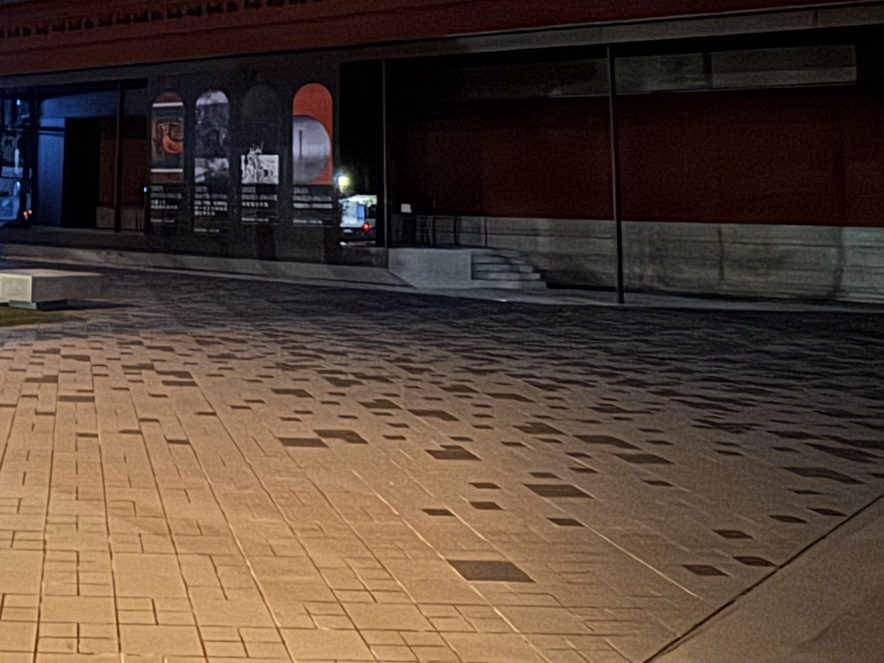
#> input picture images/1.jpg, 884 x 663 px, shrunk from 2000 x 1500 before the run; its folder holds 4 pictures in this run
$ python main1.py
#> lines starting #> are read from the running program, lines starting #| are printed output that depends on the picture
import cv2
import os

# 設定圖片資料夾路徑
imageFolder = "images"

# 取得資料夾中所有圖片
images = []
for file in os.listdir(imageFolder):
    if file.endswith((".jpg", ".png", ".jpeg")):
        imagePath = os.path.join(imageFolder, file)
        image = cv2.imread(imagePath)
#> image is the input picture: shape (663, 884, 3); mean B, G, R 53, 65.4, 82.5
        if image is None:
            print(f"無法讀取圖片：{file}")
        else:
            images.append(image)

# 確保有足夠的圖片可以進行拼接
if len(images) < 2:
    print("請至少提供兩張圖片以進行拼接。")
    exit()

# 建立影像拼接器
stitcher = cv2.Stitcher_create()

# 執行影像拼接
status, stitched = stitcher.stitch(images)
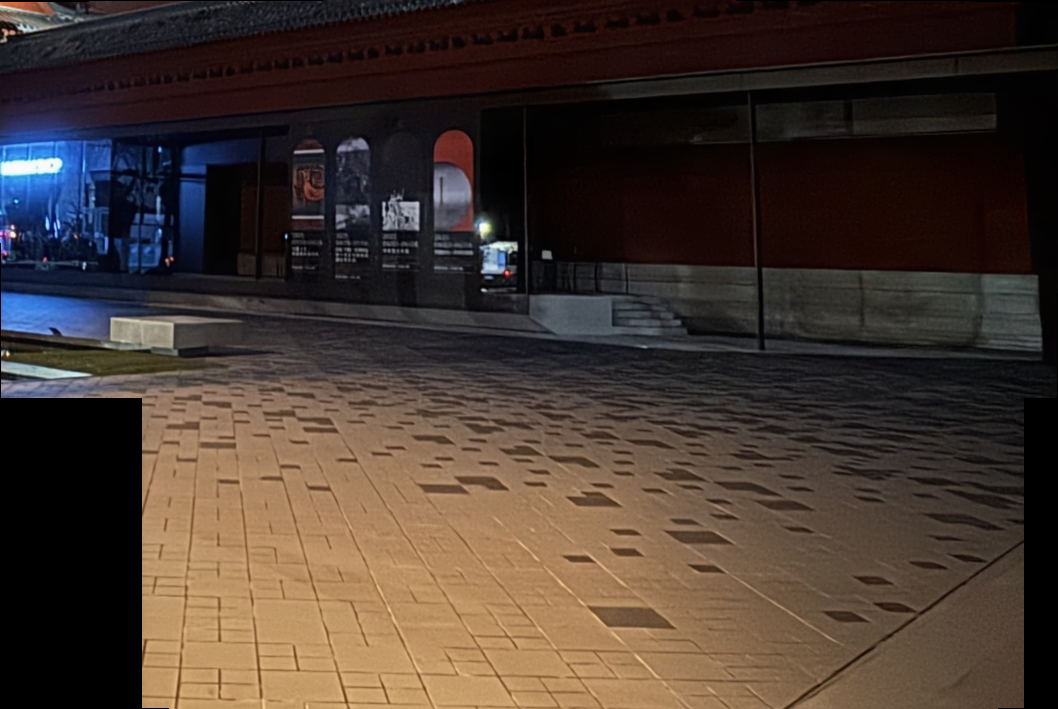
#> stitched: shape (709, 1058, 3); mean of channels 0, 1, 2 48, 55.6, 68.8; drawn as B, G, R

# 根據狀態碼顯示結果
if status == cv2.Stitcher_OK:
    print("影像拼接成功！")
    cv2.imshow("拼接結果", stitched)
    cv2.waitKey(0)
    cv2.destroyAllWindows()
else:
    print(f"影像拼接失敗，錯誤代碼：{status}")
